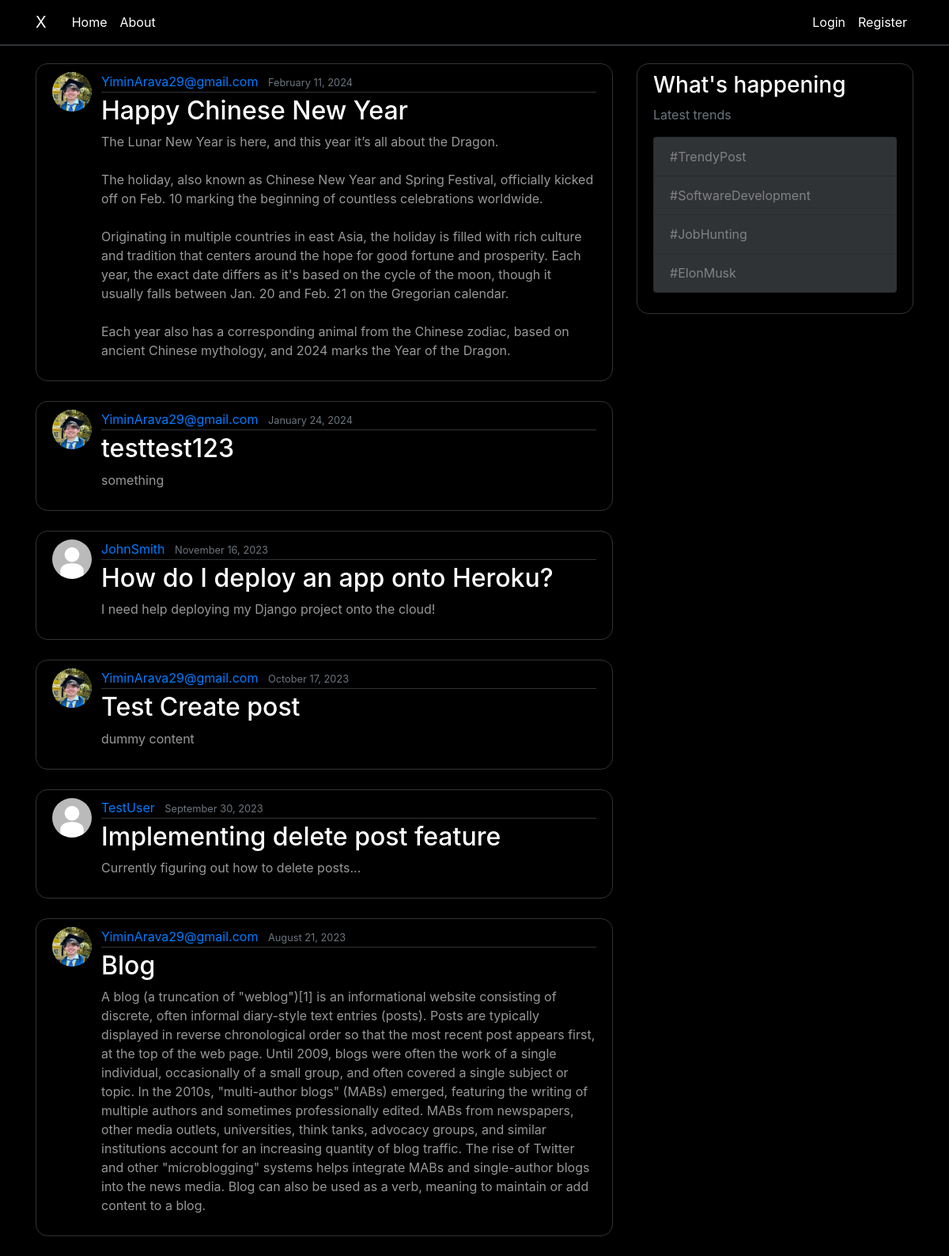
The page / on the database its author committed.
### blog/models.py (models this page shows, shortened)
class Post(models.Model):
    title = models.CharField(max_length = 100)
    content = models.TextField()
    date_posted = models.DateTimeField(default=timezone.now)
    author = models.ForeignKey(User, on_delete=models.CASCADE)

### users/models.py (models this page shows, shortened)
class Profile(models.Model):
    user = models.OneToOneField(User, on_delete=models.CASCADE)
    image =models.ImageField(default='default.jpg', upload_to='profile_pics')

### blog/views.py (the view)
# urls.py: path('', PostListView.as_view(), name='blog-home'),
class PostListView(ListView):
    model = Post
    template_name = 'blog/home.html'
    context_object_name = 'posts'
    ordering = ['-date_posted']

### blog/templates/blog/home.html
{% extends "blog/base.html" %}
{% block content %}
    {% for post in posts %}
        <article class="media content-section">
          <img class = "rounded-circle article-img" src ="{{ post.author.profile.image.url }}">
          <div class="media-body">
            <div class="article-metadata">
              <a class="mr-2" href="#">{{ post.author }}</a>
              <small class="text-muted">{{ post.date_posted|date:"F d, Y" }}</small>
            </div>
            <h2><a class="article-title" href="#">{{ post.title }}</a></h2>
            <p class="article-content">{{ post.content }}</p>
          </div>
        </article>
    {% endfor %}
{% endblock content %}

### blog/templates/blog/base.html (shortened to what this page needs)
{% load static %}
<!DOCTYPE html>
<html>
<head>
    <link rel="stylesheet" href="https://maxcdn.bootstrapcdn.com/bootstrap/4.0.0/css/bootstrap.min.css">
    <link rel="stylesheet" type="text/css" href="{% static 'blog/main.css' %}">
</head>
<body>
    <header class="site-header">
      <nav class="navbar navbar-expand-md navbar-dark just-black fixed-top">
        <div class="container">
          <a class="navbar-brand mr-4" href="{% url 'blog-home' %}">X</a>
          <div class="collapse navbar-collapse" id="navbarToggle">
            <div class="navbar-nav mr-auto">
              <a class="nav-item nav-link" href="{% url 'blog-home' %}">Home</a>
              <a class="nav-item nav-link" href="{% url 'blog-about' %}">About</a>
            </div>
            <div class="navbar-nav">
              {% if user.is_authenticated %}
              <a class="nav-item nav-link" href="{%url 'post-create' %}">Create Post</a>
              <a class="nav-item nav-link" href="{%url 'profile' %}">Profile</a>
              <a class="nav-item nav-link" href="{%url 'logout' %}">Logout</a>
              {% else %}
              <a class="nav-item nav-link" href="{%url 'login' %}">Login</a>
              <a class="nav-item nav-link" href="{%url 'register' %}">Register</a>
              {% endif %}
            </div>
          </div>
        </div>
      </nav>
    </header>
    <main role="main" class="container">
      <div class="row">
        <div class="col-md-8">
          {% block content %}{% endblock %}
        </div>
        <div class="col-md-4">
          <div class="content-section">
            <h3>What's happening</h3>
            <p class='text-muted'>Latest trends
              <ul class="list-group">
                <li class="list-group-item list-group-item-light">#TrendyPost</li>
                <li class="list-group-item list-group-item-light">#SoftwareDevelopment</li>
                <li class="list-group-item list-group-item-light">#JobHunting</li>
                <li class="list-group-item list-group-item-light">#ElonMusk</li>
              </ul>
            </p>
          </div>
        </div>
      </div>
    </main>
</body>
</html>

### blog/static/blog/main.css (style rules this page uses)
body { background: #000000; color: #fff; margin-top: 5rem; }
h1, h2, h3, h4, h5, h6 { color: #ffffff; }
ul { margin: 0; }
.just-black { background-color: #000000; border-bottom: 2px solid #303336; }
.site-header .navbar-nav .nav-link { color: #ffffff; }
.content-section { background: #000000; padding: 10px 20px; border: 1px solid #303336; border-radius: 15px; margin-bottom: 25px; }
.article-title { color: #ffffff; }
.article-content { white-space: pre-line; color: #ffffff98; }
.article-img { height: 50px; width: 50px; margin-right: 12px; }
.article-metadata { padding-bottom: 1px; margin-bottom: 4px; border-bottom: 1px solid #303336 }
.list-group-item-light { background-color: #303336; border-radius: 1px; }

### rows shown on the page
Post: author.profile.image (picture), author "YiminArava29@gmail.com", date_posted "February 11, 2024", title "Happy Chinese New Year", content "The Lunar New Year is here, and this year it’s all about the Dragon. The holiday, also known as Chinese New Year and Spring Festival, officially kicked off on Feb. 10 marking the beginning of countless celebrations worldwide. Originating in multiple countries in east Asia, the holiday is filled with rich culture and tradition that centers around the hope for good fortune and prosperity. Each year, the exact date differs as it's based on the cycle of the moon, though it usually falls between Jan. 20 and Feb. 21 on the Gregorian calendar. Each year also has a corresponding animal from the Chinese zodiac, based on ancient Chinese mythology, and 2024 marks the Year of the Dragon."
Post: author.profile.image (picture), author "YiminArava29@gmail.com", date_posted "January 24, 2024", title "testtest123", content "something"
Post: author.profile.image (placeholder picture), author "JohnSmith", date_posted "November 16, 2023", title "How do I deploy an app onto Heroku?", content "I need help deploying my Django project onto the cloud!"
Post: author.profile.image (picture), author "YiminArava29@gmail.com", date_posted "October 17, 2023", title "Test Create post", content "dummy content"
Post: author.profile.image (placeholder picture), author "TestUser", date_posted "September 30, 2023", title "Implementing delete post feature", content "Currently figuring out how to delete posts..."
Post: author.profile.image (picture), author "YiminArava29@gmail.com", date_posted "August 21, 2023", title "Blog", content "A blog (a truncation of \"weblog\")[1] is an informational website consisting of discrete, often informal diary-style text entries (posts). Posts are typically displayed in reverse chronological order so that the most recent post appears first, at the top of the web page. Until 2009, blogs were often the work of a single individual, occasionally of a small group, and often covered a single subject or topic. In the 2010s, \"multi-author blogs\" (MABs) emerged, featuring the writing of multiple authors and sometimes professionally edited. MABs from newspapers, other media outlets, universities, think tanks, advocacy groups, and similar institutions account for an increasing quantity of blog…"
